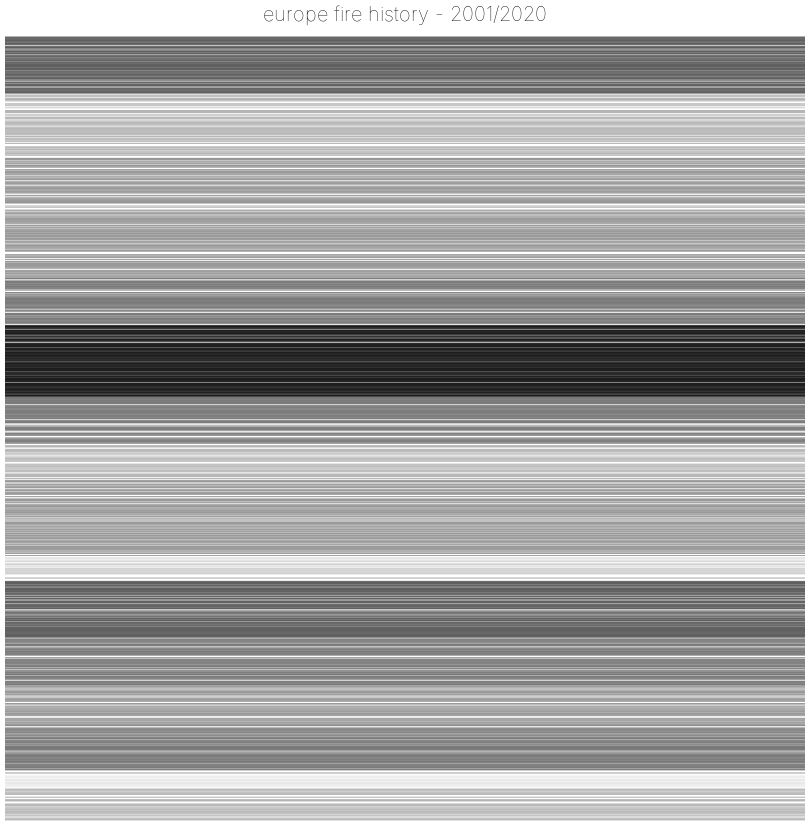

The notebook cell saved with this chart:
### Code cell
chart_stripe

### Figure 1 — Vega-Lite specification as saved in the notebook (floating-point values rounded to 4 significant figures; data arrays with more than 128 entries replaced by an {"elided": "..."} marker saying what was removed)
{"config": {"view": {"continuousWidth": 400, "continuousHeight": 300, "strokeWidth": 0}, "title": {"anchor": "middle", "color": "black", "font": "Helvetica", "fontSize": 20, "fontWeight": "lighter"}}, "data": {"name": "data-1aa6e9942eeb18a5f08d2bfdcead0e28"}, "mark": {"type": "tick", "color": "#333333", "size": 800, "thickness": 1}, "encoding": {"color": {"field": "colors", "legend": null, "scale": {"scheme": "greys"}, "type": "quantitative"}, "x": {"axis": null, "field": "city", "type": "nominal"}, "y": {"axis": null, "field": "values", "type": "quantitative"}}, "height": 800, "title": "europe fire history - 2001/2020", "width": 800, "$schema": "https://vega.github.io/schema/vega-lite/v4.17.0.json", "datasets": {"data-1aa6e9942eeb18a5f08d2bfdcead0e28": {"elided": "1650 records"}}}
